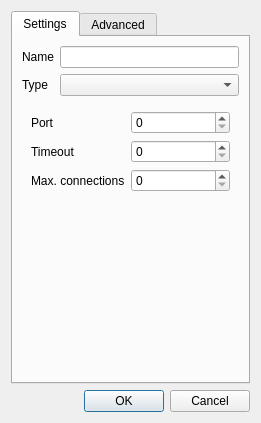
<?xml version="1.0" encoding="UTF-8"?>
<ui version="4.0">
 <class>mbServerDialogPort</class>
 <widget class="QDialog" name="mbServerDialogPort">
  <property name="geometry">
   <rect>
    <x>0</x>
    <y>0</y>
    <width>261</width>
    <height>423</height>
   </rect>
  </property>
  <property name="windowTitle">
   <string>Device</string>
  </property>
  <layout class="QVBoxLayout" name="verticalLayout_5">
   <item>
    <widget class="QTabWidget" name="tabWidget">
     <property name="currentIndex">
      <number>0</number>
     </property>
     <widget class="QWidget" name="tabSettings_2">
      <attribute name="title">
       <string>Settings</string>
      </attribute>
      <layout class="QVBoxLayout" name="verticalLayout_2">
       <item>
        <layout class="QFormLayout" name="formLayout_2">
         <item row="0" column="0">
          <widget class="QLabel" name="label">
           <property name="text">
            <string>Name</string>
           </property>
          </widget>
         </item>
         <item row="0" column="1">
          <widget class="QLineEdit" name="lnName"/>
         </item>
         <item row="1" column="0">
          <widget class="QLabel" name="label_3">
           <property name="text">
            <string>Type</string>
           </property>
          </widget>
         </item>
         <item row="1" column="1">
          <widget class="QComboBox" name="cmbType"/>
         </item>
        </layout>
       </item>
       <item>
        <widget class="QStackedWidget" name="stackedWidget">
         <property name="currentIndex">
          <number>1</number>
         </property>
         <widget class="QWidget" name="pgSerial">
          <layout class="QFormLayout" name="formLayout">
           <item row="0" column="0">
            <widget class="QLabel" name="label_4">
             <property name="text">
              <string>Serial Port</string>
             </property>
            </widget>
           </item>
           <item row="0" column="1">
            <widget class="QComboBox" name="cmbSerialPortName"/>
           </item>
           <item row="1" column="0">
            <widget class="QLabel" name="label_5">
             <property name="text">
              <string>Baud Rate</string>
             </property>
            </widget>
           </item>
           <item row="1" column="1">
            <widget class="QComboBox" name="cmbBaudRate"/>
           </item>
           <item row="2" column="0">
            <widget class="QLabel" name="label_6">
             <property name="text">
              <string>Data Bits</string>
             </property>
            </widget>
           </item>
           <item row="2" column="1">
            <widget class="QComboBox" name="cmbDataBits"/>
           </item>
           <item row="3" column="0">
            <widget class="QLabel" name="label_7">
             <property name="text">
              <string>Parity</string>
             </property>
            </widget>
           </item>
           <item row="3" column="1">
            <widget class="QComboBox" name="cmbParity"/>
           </item>
           <item row="4" column="0">
            <widget class="QLabel" name="label_8">
             <property name="text">
              <string>Stop Bits</string>
             </property>
            </widget>
           </item>
           <item row="4" column="1">
            <widget class="QComboBox" name="cmbStopBits"/>
           </item>
           <item row="5" column="0">
            <widget class="QLabel" name="label_12">
             <property name="text">
              <string>Flow Control</string>
             </property>
            </widget>
           </item>
           <item row="5" column="1">
            <widget class="QComboBox" name="cmbFlowControl"/>
           </item>
           <item row="8" column="1">
            <spacer name="verticalSpacer_2">
             <property name="orientation">
              <enum>Qt::Vertical</enum>
             </property>
             <property name="sizeHint" stdset="0">
              <size>
               <width>20</width>
               <height>40</height>
              </size>
             </property>
            </spacer>
           </item>
           <item row="6" column="1">
            <widget class="QSpinBox" name="spTimeoutFB">
             <property name="maximum">
              <number>1000000000</number>
             </property>
            </widget>
           </item>
           <item row="7" column="1">
            <widget class="QSpinBox" name="spTimeoutIB">
             <property name="maximum">
              <number>1000000000</number>
             </property>
            </widget>
           </item>
           <item row="6" column="0">
            <widget class="QLabel" name="label_2">
             <property name="text">
              <string>Timeout (first byte)</string>
             </property>
            </widget>
           </item>
           <item row="7" column="0">
            <widget class="QLabel" name="label_9">
             <property name="text">
              <string>Timeout (inter byte)</string>
             </property>
            </widget>
           </item>
          </layout>
         </widget>
         <widget class="QWidget" name="pgTCP">
          <layout class="QFormLayout" name="formLayout_3">
           <item row="0" column="0">
            <widget class="QLabel" name="label_13">
             <property name="text">
              <string>Port</string>
             </property>
            </widget>
           </item>
           <item row="0" column="1">
            <widget class="QSpinBox" name="spPort">
             <property name="maximum">
              <number>65535</number>
             </property>
            </widget>
           </item>
           <item row="1" column="0">
            <widget class="QLabel" name="label_26">
             <property name="text">
              <string>Timeout</string>
             </property>
            </widget>
           </item>
           <item row="1" column="1">
            <widget class="QSpinBox" name="spTimeout">
             <property name="maximum">
              <number>1000000000</number>
             </property>
            </widget>
           </item>
           <item row="2" column="1">
            <widget class="QSpinBox" name="spMaxConn">
             <property name="maximum">
              <number>1000000000</number>
             </property>
            </widget>
           </item>
           <item row="2" column="0">
            <widget class="QLabel" name="label_27">
             <property name="text">
              <string>Max. connections</string>
             </property>
            </widget>
           </item>
          </layout>
         </widget>
        </widget>
       </item>
      </layout>
     </widget>
     <widget class="QWidget" name="tabAdvanced_2">
      <attribute name="title">
       <string>Advanced</string>
      </attribute>
      <layout class="QVBoxLayout" name="verticalLayout_4">
       <item>
        <widget class="QCheckBox" name="chbBroadcastEnabled">
         <property name="text">
          <string>Enable Broadcast for 0-unit address</string>
         </property>
        </widget>
       </item>
       <item>
        <spacer name="verticalSpacer_4">
         <property name="orientation">
          <enum>Qt::Vertical</enum>
         </property>
         <property name="sizeHint" stdset="0">
          <size>
           <width>20</width>
           <height>323</height>
          </size>
         </property>
        </spacer>
       </item>
      </layout>
     </widget>
    </widget>
   </item>
   <item>
    <widget class="QDialogButtonBox" name="buttonBox">
     <property name="orientation">
      <enum>Qt::Horizontal</enum>
     </property>
     <property name="standardButtons">
      <set>QDialogButtonBox::Cancel|QDialogButtonBox::Ok</set>
     </property>
    </widget>
   </item>
  </layout>
 </widget>
 <resources/>
 <connections>
  <connection>
   <sender>buttonBox</sender>
   <signal>accepted()</signal>
   <receiver>mbServerDialogPort</receiver>
   <slot>accept()</slot>
   <hints>
    <hint type="sourcelabel">
     <x>254</x>
     <y>341</y>
    </hint>
    <hint type="destinationlabel">
     <x>157</x>
     <y>274</y>
    </hint>
   </hints>
  </connection>
  <connection>
   <sender>buttonBox</sender>
   <signal>rejected()</signal>
   <receiver>mbServerDialogPort</receiver>
   <slot>reject()</slot>
   <hints>
    <hint type="sourcelabel">
     <x>254</x>
     <y>341</y>
    </hint>
    <hint type="destinationlabel">
     <x>286</x>
     <y>274</y>
    </hint>
   </hints>
  </connection>
 </connections>
</ui>
